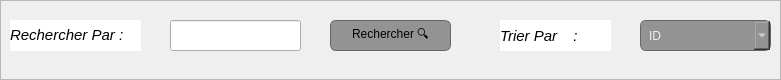
     <widget class="QFrame" name="recherche_3">
      <property name="geometry">
       <rect>
        <x>400</x>
        <y>160</y>
        <width>781</width>
        <height>80</height>
       </rect>
      </property>
      <property name="styleSheet">
       <string notr="true">#recherche_3{
	border-color: rgb(85, 170, 0);
border-radius: 20px;
background: white ;
}</string>
      </property>
      <property name="frameShape">
       <enum>QFrame::Shape::StyledPanel</enum>
      </property>
      <property name="frameShadow">
       <enum>QFrame::Shadow::Raised</enum>
      </property>
      <widget class="QLabel" name="label_25">
       <property name="geometry">
        <rect>
         <x>10</x>
         <y>20</y>
         <width>131</width>
         <height>31</height>
        </rect>
       </property>
       <property name="font">
        <font>
         <pointsize>11</pointsize>
         <italic>true</italic>
        </font>
       </property>
       <property name="styleSheet">
        <string notr="true">background-color: rgb(255, 255, 255);</string>
       </property>
       <property name="text">
        <string>&lt;html&gt;&lt;head/&gt;&lt;body&gt;&lt;p&gt;&lt;span style=&quot; color:#000000;&quot;&gt;Rechercher Par  :&lt;/span&gt;&lt;/p&gt;&lt;/body&gt;&lt;/html&gt;</string>
       </property>
      </widget>
      <widget class="QLineEdit" name="lineEdit_Rechercheemp">
       <property name="geometry">
        <rect>
         <x>170</x>
         <y>20</y>
         <width>131</width>
         <height>31</height>
        </rect>
       </property>
      </widget>
      <widget class="QPushButton" name="pushButton_Rechercher_2">
       <property name="geometry">
        <rect>
         <x>330</x>
         <y>20</y>
         <width>121</width>
         <height>31</height>
        </rect>
       </property>
       <property name="styleSheet">
        <string notr="true">background-color: #939393;   /* gris foncé */
    color: black;              /* blanc clair */
    border: 1px solid #666666;
     border-radius: 6px;
    padding: 4px 8px;
  </string>
       </property>
       <property name="text">
        <string>Rechercher 🔍</string>
       </property>
      </widget>
      <widget class="QLabel" name="label_26">
       <property name="geometry">
        <rect>
         <x>500</x>
         <y>20</y>
         <width>111</width>
         <height>31</height>
        </rect>
       </property>
       <property name="font">
        <font>
         <pointsize>11</pointsize>
         <italic>true</italic>
        </font>
       </property>
       <property name="styleSheet">
        <string notr="true">background-color: rgb(255, 255, 255);</string>
       </property>
       <property name="text">
        <string>&lt;html&gt;&lt;head/&gt;&lt;body&gt;&lt;p&gt;&lt;span style=&quot; color:#000000;&quot;&gt;Trier Par &lt;/span&gt;&lt;span style=&quot; font-size:12pt; color:#000000;&quot;/&gt;&lt;span style=&quot; font-size:12pt;&quot;&gt;🔽&lt;/span&gt;&lt;span style=&quot; color:#000000;&quot;&gt;: &lt;/span&gt;&lt;/p&gt;&lt;/body&gt;&lt;/html&gt;</string>
       </property>
      </widget>
      <widget class="QComboBox" name="comboBox_6">
       <property name="geometry">
        <rect>
         <x>640</x>
         <y>20</y>
         <width>131</width>
         <height>31</height>
        </rect>
       </property>
       <property name="styleSheet">
        <string notr="true">background-color: #939393;   /* gris foncé */
    color: #f0f0f0;              /* blanc clair */
    border: 1px solid #666666;
    border-radius: 6px;
    padding: 4px 8px;</string>
       </property>
       <item>
        <property name="text">
         <string>ID</string>
        </property>
       </item>
       <item>
        <property name="text">
         <string>Nom</string>
        </property>
       </item>
      </widget>
     </widget>
